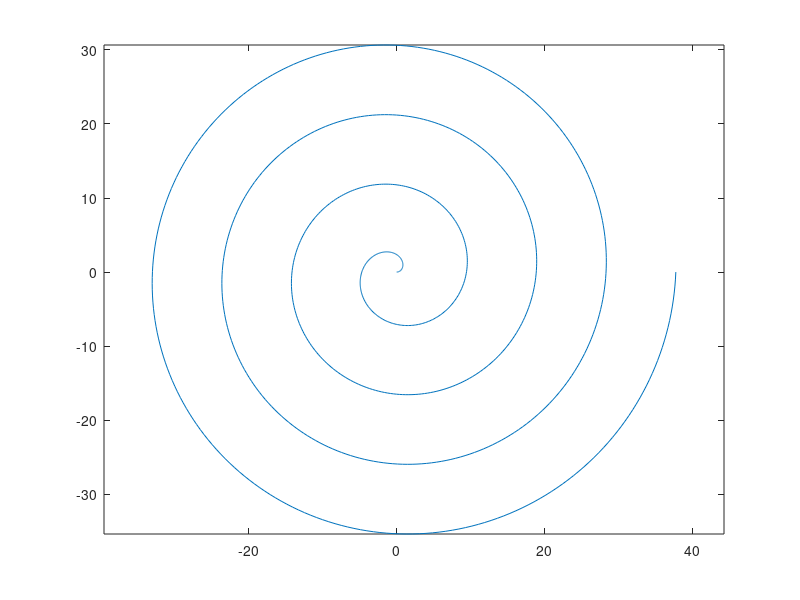

The MATLAB source for this figure: (Note: this script raises an error after producing the figure.)
clear variables
clc; clf
k=1.5;
theta=linspace(0,8*pi,1000);
r=k*theta;
x=r.*cos(theta);
y=r.*sin(theta);
plot(x,y)
axis equal
grid onclear variables
clc; clf
k=1.5;
theta=linspace(0,8*pi,1000);
r=k*theta;
x=r.*cos(theta);
y=r.*sin(theta);
plot(x,y)
axis equal
grid on